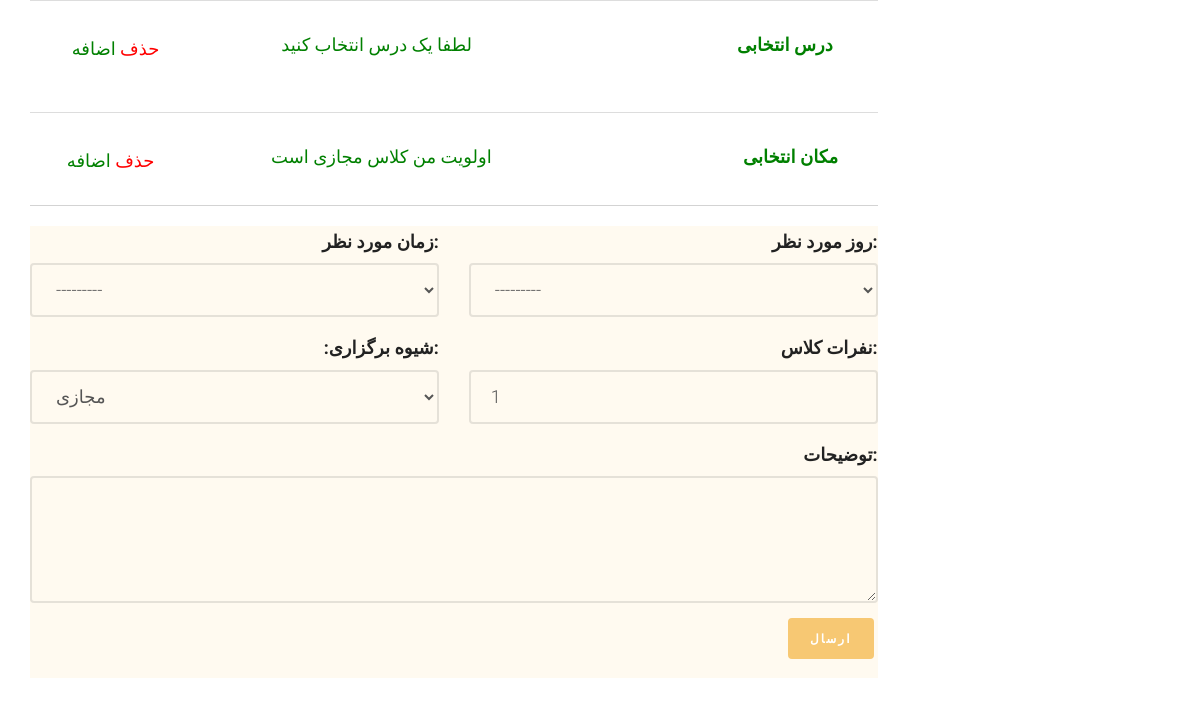
Page /application/complete-application (signed in) on the earlier database version.
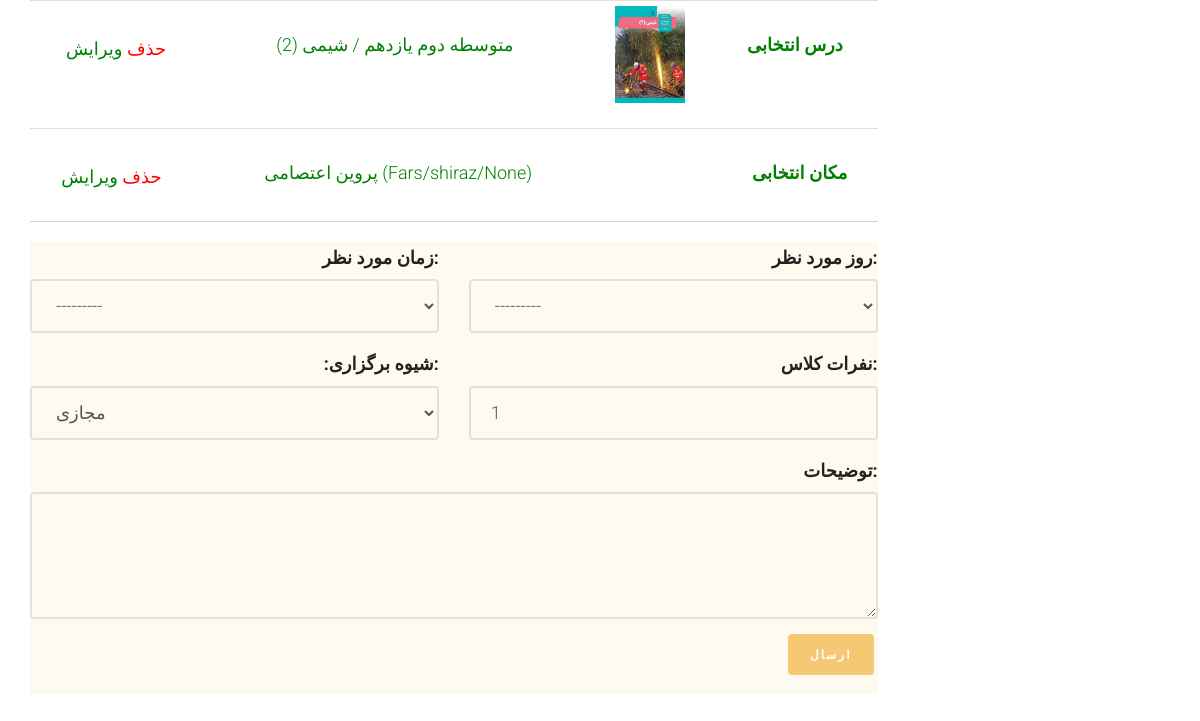
Same page on the later database version.
### application/models.py (models this page shows, shortened)
class Application(models.Model):
    applicant = models.ForeignKey(User, on_delete=models.CASCADE)
    demanded_course = models.ForeignKey(Course, on_delete=models.CASCADE)
    preferred_style = models.CharField(choices=HOLDING_STYLE, max_length=50, default="V")
    short_description = models.CharField(max_length=300, null=True, blank=True)
    is_accepted = models.BooleanField(blank=True, null=True, default=False)
    num_of_student = models.IntegerField(validators=[MinValueValidator(1), MaxValueValidator(10)], default=1)
    registered_date = models.DateField(null=True, blank=True , auto_now_add=True)
    free_day_1 = models.ForeignKey(WeekDay, on_delete=models.CASCADE, null=True, blank=True)
    free_time_1 = models.ForeignKey(AvailableTime, on_delete=models.CASCADE, null=True, blank=True)
    venue = models.ForeignKey(PublicPlace, on_delete=models.CASCADE, blank=True, null=True)
    is_active = models.BooleanField(default=False)
    slug = models.SlugField(max_length=200, default="", null=False, db_index=True)

class Course(models.Model):
    course_name = models.ForeignKey(CourseName, on_delete=models.CASCADE, db_index=True)
    grade = models.ForeignKey(Grade, on_delete=models.CASCADE, blank=True, null=True)
    major = models.ForeignKey(Major, on_delete=models.CASCADE, blank=True, null=True)
    image=models.ImageField(upload_to='images/courses', null=True,blank=True)
    code=models.CharField(max_length=7, blank=True, null=True)
    book_download_link=models.CharField(max_length=300, blank=True, null=True)
    is_active = models.BooleanField(default=True)
    slug = models.SlugField(max_length=500, blank=True, null=True)
    def __str__(self):
        return f" {self.grade} / {self.course_name} "
    class Meta:
        constraints = [
            models.UniqueConstraint(fields=['course_name', 'grade', 'major'],
                                    name='unique_course_name_edu_level_grade'),
        ]

class Grade(models.Model):
    edu_level = models.ForeignKey(EducationalLevel, on_delete=models.CASCADE)
    grade_name = models.CharField(max_length=20, verbose_name="پایه تحصیلی")
    url_title = models.CharField(max_length=200, blank=True, null=True)
    is_active = models.BooleanField(default=True)
    def __str__(self):
        return f"{self.edu_level} {self.grade_name}"
    class Meta:
        constraints = [
            models.UniqueConstraint(fields=['edu_level', 'grade_name'], name='unique_edu_level_grade')]

class EducationalLevel(models.Model):
    edu_level = models.CharField(max_length=20, unique=True, verbose_name="دوره آموزشی")
    url_title = models.CharField(max_length=200, blank=True, null=True)
    is_active = models.BooleanField(default=True)
    def __str__(self):
        return self.edu_level

class CourseName(models.Model):
    course_name = models.CharField(max_length=20, unique=True)
    def __str__(self):
        return f"{self.course_name}"

### account/models.py (models this page shows)
class PublicPlace(models.Model):
    name = models.CharField(max_length=200)
    type = models.ForeignKey(PublicPlaceType, on_delete=models.CASCADE, blank=True, null=True)
    director = models.OneToOneField(User, on_delete=models.CASCADE, null=True, blank=True)
    province = models.ForeignKey(Province, on_delete=models.CASCADE, blank=True, null=True)
    city = models.ForeignKey(City, on_delete=models.CASCADE, blank=True, null=True)
    district= models.CharField(max_length=100, blank=True, null=True)
    address = models.CharField(max_length=300, blank=True, null=True)
    def __str__(self):
        return f"{self.name}  ({self.province}/{self.city}/{self.district})"

class Province(models.Model):
    name = models.CharField(max_length=500)
    url_title = models.CharField(max_length=100, blank=True, null=True)
    is_active = models.BooleanField(default=False)
    slug = models.SlugField(max_length=500, default="", null=True, blank=True)
    def __str__(self):
        return self.name

class City(models.Model):
    name = models.CharField(max_length=500)
    url_title = models.CharField(max_length=100, blank=True, null=True)
    province = models.ForeignKey(Province, on_delete=models.CASCADE)
    is_active = models.BooleanField(default=False)
    slug = models.SlugField(max_length=500, blank=True, null=True)
    parent_city = models.ForeignKey(
        "self",
        related_name="child_cities",
        null=True,
        blank=True,
        on_delete=models.CASCADE,
    )
    def __str__(self):
        return self.name

### application/views.py (the view, shortened to what this page needs)
# urls.py: path('complete-application', views.CompleteApplication.as_view(), name='complete_application_page'),
class CompleteApplication(View):
    def get(self, request: HttpRequest):
        current_user = User.objects.filter(id=request.user.id).first()
        current_application = Application.objects.filter(applicant=current_user, is_active=False,
                                                         is_accepted=False).first()
        application_form = CompleteApplicationModelForm(instance=current_application)
        context = {
            'application': current_application,
            'application_form': application_form,
            'current_user': current_user
        }
        return render(request, 'application/complete_application.html', context)

### application/models.py (called while the page is built)
    def __str__(self):
        return f"{self.day_name}"

    def __str__(self):
        return f"{self.time_name}"

### application/templates/application/complete_application.html (shortened to what this page needs)
{% extends 'shared/_layout.html' %}
{% load render_partial %}
{% block content %}
<div class="container">
	<div class="row">
		<div class="col-sm-9">
			<div class="container-fluid">
				<div class="row fh5co-post-entry">
					<table class="table table-condensed" style="border-bottom: 1px ; text-align: center">
                    			<tbody>
                        			<tr>
                            			<td>
								<a href="" style="color: red" onclick="removeCourse({{application.demanded_course.id}})"> حذف </a>
								{% if application.demanded_course %}
								<a href="{% url 'courses_list' %}" style="color: green"> ویرایش </a>
											{% else %}
											<a href="{% url 'courses_list' %}" style="color: green"> اضافه </a>
											{% endif %}
                            			</td>
							 			<td>
                                            {% if application.demanded_course %}
                                			<p style="text-align: center; color:green">{{ application.demanded_course }}</p>
                                              {% else %}
                                            <p style="color: green"> لطفا یک درس انتخاب کنید  </p>
											{% endif %}
                            			</td>
										<td class="cart_product">
                                            {% if application.demanded_course %}
                                			<a href=""><img src="{{ application.demanded_course.image.url }}" width="70" alt=""></a>
                                            {% else %}
											<a href=""><img src="/static/images/white.png" width="70"></a>
											{% endif %}
										</td>
										<td>
											<label style="color: green"> درس انتخابی  </label>
										</td>
									</tr>
								</tbody>
							</table>
					<table class="table table-condensed" style="border-bottom: 1px solid lightgray ; text-align: center">
                    			<tbody>
                        			<tr>
                            			<td>
								<a href="" style="color: red" onclick="removeVenue({{application.venue.id}})"> حذف </a>
											{% if application.venue %}
											<a href="{% url 'publicplaces_list' %}" style="color: green"> ویرایش </a>
											{% else %}
											<a href="{% url 'publicplaces_list' %}" style="color: green"> اضافه </a>
											{% endif %}
                            			</td>
							 			<td>
                                			{% if application.venue %}
                                			<p style="text-align: center; color:green">{{ application.venue }}</p>
											{% else %}
											<p style="color: green">اولویت من کلاس مجازی است </p>
											{% endif %}
                            			</td>
										<td class="cart_product">
                                			<a href=""><img src="/static/images/white.png" width="70"></a>
										</td>
										<td>
											<label style="color: green"> مکان انتخابی  </label>
										</td>
									</tr>
								</tbody>
							</table>
					<div style="background-color: floralwhite; ">
						<form id="main-contact-form" class="contact-form row" action="{% url 'complete_application_page' %}" method="post">
							{% include 'includes/application_form.html' with application=application %}
							<div class="form-group col-md-12">
        					<button type="submit" class="btn btn-primary pull-right">ارسال</button>
							</div>
						</form>
					</div>
				</div>
			</div>
		</div>
	</div>
</div>
{% endblock %}

### application/templates/includes/application_form.html (shortened to what this page needs)
   <div class="col-md-6 form-group">
     <div style="text-align: right"> {{ application_form.free_time_1.label_tag }}</div>
          {{ application_form.free_time_1 }}
    </div>
    <div class="col-md-6 form-group">
     <div style="text-align: right">  {{ application_form.free_day_1.label_tag }} </div>
        {{ application_form.free_day_1 }}
    </div>
    <div class="col-md-6 form-group">
        <div style="text-align: right">  {{ application_form.preferred_style.label_tag }} </div>
        {{ application_form.preferred_style }}
    </div>
    <div class="col-md-6 form-group">
     <div style="text-align: right"> {{ application_form.num_of_student.label_tag }}</div>
          {{ application_form.num_of_student }}
    </div>
     <div class="col-md-12 form-group">
        <div style="text-align: right"> {{ application_form.short_description.label_tag }} </div>
        {{ application_form.short_description }}
    </div>

Differences in the rows shown:
added Application: demanded_course "متوسطه دوم یازدهم / شیمی (2)", demanded_course.image (picture), venue "پروین اعتصامی (Fars/shiraz/None)", free_time_1 "---------", free_day_1 "---------", preferred_style "مجازی", num_of_student "1"
Other differences:
form field free_time_1: "---------" → (not shown)
form field free_day_1: "---------" → (not shown)
form field preferred_style: "مجازی" → (not shown)
form field num_of_student: "1" → (not shown)
text no longer shown: "اضافه لطفا یک درس انتخاب کنید اضافه اولویت من کلاس مجازی است"
text now shown: "ویرایش ویرایش"
